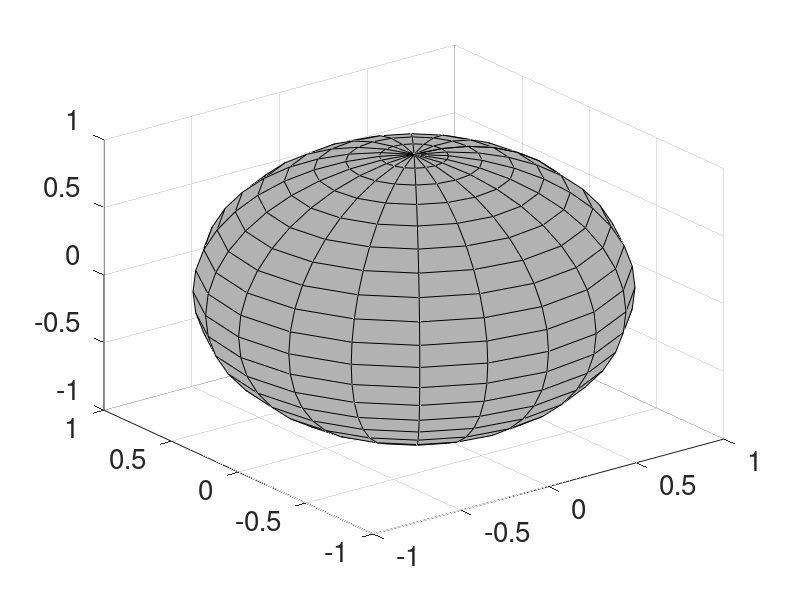

Write MATLAB code to recreate this figure. (Note: this script raises an error after producing the figure.)
close all;clear;clc;rng(0102);
snum  = 200;
gdist = 0.2;
nsig  = 0.1;

g1    = [-pi/2;-gdist]+nsig*randn(2,snum);
g4    = [-pi/2;gdist]+nsig*randn(2,snum);

data  = [g1,g4];
lbls  = [ones(1,snum),2*ones(1,snum)];

%% Sensors locations
Sensor_num = 12;
height_num = 1;

LL = zeros(Sensor_num*height_num,3);
R = 1.1;

LL(1,1) = 0;
LL(1,2) = 0;
LL(1,3) = R;

LL(2,1) = 0;
LL(2,2) = 1/2*R;
LL(2,3) = sqrt(3)/2*R;

LL(3,1) = 0;
LL(3,2) = sqrt(3)/2*R;
LL(3,3) = 1/2*R;


LL(4,1) = 0;
LL(4,2) = R;
LL(4,3) = 0;

LL(5,1) = 0;
LL(5,2) =  sqrt(3)/2*R;
LL(5,3) = -1/2*R;

LL(6,1) = 0;
LL(6,2) = 1/2*R;
LL(6,3) = - sqrt(3)/2*R;


LL(7,1) = 0;
LL(7,2) = 0;
LL(7,3) = -R;

LL(8,1) = 0;
LL(8,2) = -1/2*R;
LL(8,3) = - sqrt(3)/2*R;

LL(9,1) = 0;
LL(9,2) =  -sqrt(3)/2*R;
LL(9,3) = -1/2*R;

LL(10,1) = 0;
LL(10,2) = -R;
LL(10,3) = 0;

LL(11,1) = 0;
LL(11,2) = -sqrt(3)/2*R;
LL(11,3) = 1/2*R;

LL(12,1) = 0;
LL(12,2) =- 1/2*R;
LL(12,3) = sqrt(3)/2*R;


%% Project 2D trajectories on a 3D semi-sphere
r        = 1;
loc(1,:) = r * cos(data(2,:)) .* sin(data(1,:));
loc(2,:) = r * sin(data(2,:)) .* sin(data(1,:));
loc(3,:) = r * cos(data(1,:));
%% center at two class
ord = zeros(2,1);
for oo = 1:2
    [~,ord(oo)] = min(sum((loc(:,lbls==oo) - mean(loc(:,lbls==oo),2)).^2));
end

figure
[Xv,Yv,Zv] = sphere;
surf(Xv,Yv,Zv,ones(length(Xv))); set(gca,'FontSize',20)
colormap([0.7,0.7,0.7])
alpha 0.7
hold on
DispRange = 1:size(loc,2);
hPlotHigh1 = scatter3(loc(1,lbls==1),loc(2,lbls==1),loc(3,lbls==1),'b','fill');
hPlotHigh2 = scatter3(loc(1,lbls==2),loc(2,lbls==2),loc(3,lbls==2),'r','fill');
hPlotHigh3 = scatter3(loc(1,lbls==3),loc(2,lbls==3),loc(3,lbls==3),'k','fill');
hPlotHigh4 = scatter3(loc(1,lbls==4),loc(2,lbls==4),loc(3,lbls==4),'y','fill');
loc_ = LL;
for hh = 1:length(LL)
    
        scatter3(LL(hh,1),LL(hh,2),LL(hh,3),200,'g','h','fill'); 
        text(loc_(hh,1),loc_(hh,2),loc_(hh,3),num2str(hh),'Fontsize',20);
end
set(gca,'View',[112,8]);axis equal
axis off
%% parameters
eps_num = 15;eps = logspace(-0.5,2,eps_num);
fac1    = 20;
nrel    = 100;
%%
repeat_time = 200;Q_prob = zeros(eps_num,Sensor_num);
mu = zeros(Sensor_num,1);
sigma1 = triu(abs(normrnd(0,0.5,Sensor_num,Sensor_num)),1);
sigma1 = sigma1 + sigma1';
sigma2 = triu(abs(normrnd(0,0.5,Sensor_num,Sensor_num)),1);
sigma2 = sigma2 + sigma2';


%Realization

rate = zeros(snum*2,Sensor_num);
for s_rate = 1:Sensor_num*height_num
    rate(:,s_rate) = fac1*exp(-sqrt((loc(1,:) - loc_(s_rate,1)).^2+(loc(2,:) - loc_(s_rate,2)).^2+(loc(3,:) - loc_(s_rate,3)).^2));
end
y = zeros(nrel*Sensor_num,snum*2);
measure_y = cell(1,1);
for pos = 1:snum*2
    if(pos<snum+1)
        sigma1(logical(eye(Sensor_num))) = rate(pos,:);
        measure_y{pos} = mvnrnd(mu,sigma1,100);
        y(:,pos) = reshape(measure_y{pos},[],1);
    else
        sigma2(logical(eye(Sensor_num))) = rate(pos,:);
        measure_y{pos} = mvnrnd(mu,sigma1,100);
        y(:,pos) = reshape(measure_y{pos},[],1);
    end
end


plt_sensorM = 1;
if plt_sensorM == 1
    % Collect trajectories
    figure
    yyaxis left
    imagesc(y);colormap(jet);title('Sensor measurement, $$f_{j}(x_{i})$$','interpreter','latex');colorbar;
    set(gca,'Xtick',[100,300],'Xticklabel',{'Blue','Red'});
    set(gca,'Ytick',50:100:1150,'Yticklabel',...
        {'Sensor 1','Sensor 2','Sensor 3','Sensor 4','Sensor 5',...
        'Sensor 6','Sensor 7','Sensor 8','Sensor 9','Sensor 10',...
        'Sensor 11','Sensor 12','Sensor 13','Sensor 14','Sensor 15',...
        'Sensor 16','Sensor 17','Sensor 18','Sensor 19','Sensor 20'},...
        'Ycolor','k','fontsize',20);
    xlabel('Region'); 
    set(gca,'Fontsize',20)
    yyaxis right
    h = imagesc(y);
    ax = ancestor(h, 'axes');
    line([200,200],[0,length(y)+4],'linewidth',2,'color','k')
    for ss = 1:Sensor_num*height_num-1
        line([0,501],[100*ss+1,100*ss+1],'linewidth',2,'color','k')
    %     line([0,401],[4001,2001],'linewidth',2,'color','k')
    end
    ax.YTick = 50:100:1150;
    ax.YTickLabel =  mat2cell(repmat(100,fac1,1),ones(fac1,1));
    ax.YColor = 'k';
    ylabel('Dimension');
    c = colorbar;
    c.Label.String = 'Measurement value';
    set(gca,'Fontsize',20)
end
Psi = cell(1,1);
dist = squareform(pdist(y.','minkowski',1)); 
W = exp(-dist.^2/(10*median(dist(:))^2));
W = diag(1./sum(W,1))*W;
[Psi{1},~] = eigs(W,4);
Psi{1} = Psi{1}(:,2:end);
    
for bn = 1:Sensor_num
    dist = squareform(pdist(y((bn-1)*nrel+1:bn*nrel,:)')); 
    W = exp(-dist.^2/(10*median(dist(:))^2));
    W = diag(1./sum(W,1))*W;
    [Psi{bn+1},~] = eigs(W,4); 
    Psi{bn+1} = Psi{bn+1}(:,2:end);
end

SSD = cell(1,1);
M_mea = cell(1,1);
C_mea = cell(1,1);
for pos2 = 1:snum*2
    M_mea{pos2} = mean(measure_y{pos2});
    t1 = cov(measure_y{pos2});
    t1 = t1 - diag(diag(t1));
    C_mea{pos2} = mean(t1); 
    distSSD = squareform(pdist(measure_y{pos2}'));
    W = exp(-distSSD.^2/(10*median(distSSD(:))^2));
    SSD{pos2} = sum(W)/sum(sum(W)); 
end

M_mea_S3 = squeeze(cat(1,M_mea{:}))';
C_mea_S3 = squeeze(cat(1,C_mea{:}))';

SSD = cat(1,SSD{:});

dist_SSD = squareform(pdist(SSD,'minkowski',1)); 
W = exp(-dist_SSD.^2/(10*median(dist_SSD(:))^2));
W = diag(1./sum(W,1))*W;
[PsiSSD,~] = eigs(W,4);
PsiSSD = PsiSSD(:,2:4);
%%
SSD1 = cell(1,1);
for pos2 = 1:snum*2
    distSSD = squareform(pdist(measure_y{pos2}(:,2:12)')); 
    W = exp(-distSSD.^2/(median(distSSD(:))^2));
    SSD1{pos2} = sum(W)/sum(sum(W)); 
end
SSD1 = cat(1,SSD1{:});

dist_SSD = squareform(pdist(SSD1,'minkowski',1));
W = exp(-dist_SSD.^2/(10*median(dist_SSD(:))^2));
W = diag(1./sum(W,1))*W;
[PsiSSD_1,~] = eigs(W,4);
PsiSSD_1 = PsiSSD_1(:,2:4);

SSD7 = cell(1,1);
for pos2 = 1:snum*2
    distSSD = squareform(pdist(cat(2,measure_y{pos2}(:,2:6),measure_y{pos2}(:,8:12))')); 
    W = exp(-distSSD.^2/(median(distSSD(:))^2));
    SSD7{pos2} = sum(W)/sum(sum(W)); 
end
SSD7 = cat(1,SSD7{:});

dist_SSD = squareform(pdist(SSD7,'minkowski',1)); 
W = exp(-dist_SSD.^2/(10*median(dist_SSD(:))^2));
W = diag(1./sum(W,1))*W;
[PsiSSD_7,~] = eigs(W,4);
PsiSSD_7 = PsiSSD_7(:,2:4);

SSD17 = cell(1,1);
for pos2 = 1:snum*2
    distSSD = squareform(pdist(cat(2,measure_y{pos2}(:,1:6),measure_y{pos2}(:,8:12))')); 
    W = exp(-distSSD.^2/(median(distSSD(:))^2));
    SSD17{pos2} = sum(W)/sum(sum(W)); 
end
SSD17 = cat(1,SSD17{:});
dist_SSD = squareform(pdist(SSD17,'minkowski',1)); 
W = exp(-dist_SSD.^2/(10*median(dist_SSD(:))^2)); 
W = diag(1./sum(W,1))*W;
[PsiSSD_17,~] = eigs(W,4);
PsiSSD_17 = PsiSSD_17(:,2:4);

%%

inpts = [{PsiSSD},{PsiSSD_17},Psi];
titles = {'\pi_{i}','\pi_{i}^{1,7}','Concatenated','Sensor 1','Sensor 2','Sensor 3','Sensor 4','Sensor 5',...
    'Sensor 6','Sensor 7','Sensor 8','Sensor 9','Sensor 10',...
    'Sensor 11','Sensor 12'};
blue_region = zeros(length(inpts),1);
red_region = zeros(length(inpts),1);
for nin = 1:length(inpts)
    t           = templateSVM('Standardize',1,'KernelFunction','linear');
    mdl_conn    = fitcecoc(inpts{nin},lbls,'Learners',t);
    CVmdl_conn  = crossval(mdl_conn);
    osLoss_conn = kfoldLoss(CVmdl_conn);
    osPred_conn = kfoldPredict(CVmdl_conn);
    conf_conn   = confusionmat(osPred_conn,lbls);
    conf_conn   = bsxfun(@rdivide,conf_conn,sum(conf_conn,1));
    blue_region(nin) = conf_conn(1,1);
    red_region(nin) = conf_conn(2,2);

end
%%
ax = gca;
acc_R = cat(2,blue_region,red_region,0.5*(blue_region+red_region));
figure
bar(acc_R);title(' Classification Accuracy')
legend('Blue Region','Red Region','Mean Acc')
legend('show');xtickangle(45);
xticklabels(titles);%ax.TickLabelInterpreter = 'tex';
set(gca,'FontSize',18)

